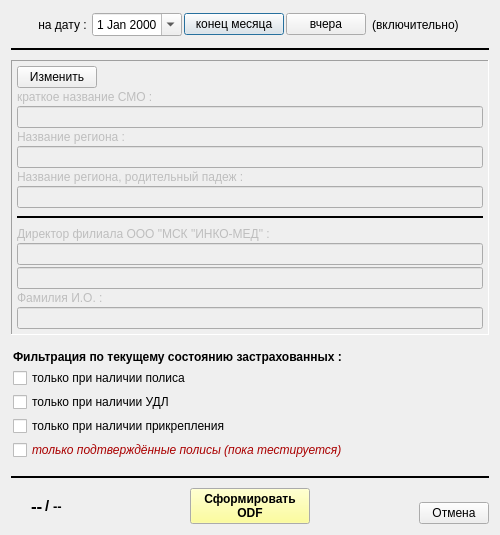
<?xml version="1.0" encoding="UTF-8"?>
<ui version="4.0">
 <class>print_1st_aid_sexage_by_list_wnd</class>
 <widget class="QDialog" name="print_1st_aid_sexage_by_list_wnd">
  <property name="geometry">
   <rect>
    <x>0</x>
    <y>0</y>
    <width>500</width>
    <height>535</height>
   </rect>
  </property>
  <property name="minimumSize">
   <size>
    <width>500</width>
    <height>0</height>
   </size>
  </property>
  <property name="windowTitle">
   <string>Половозрастное и территориальное распределение прикреплённых</string>
  </property>
  <layout class="QVBoxLayout" name="verticalLayout_2">
   <item>
    <layout class="QHBoxLayout" name="horizontalLayout_4">
     <property name="spacing">
      <number>2</number>
     </property>
     <property name="leftMargin">
      <number>2</number>
     </property>
     <property name="topMargin">
      <number>2</number>
     </property>
     <property name="rightMargin">
      <number>2</number>
     </property>
     <property name="bottomMargin">
      <number>2</number>
     </property>
     <item>
      <spacer name="horizontalSpacer_5">
       <property name="orientation">
        <enum>Qt::Horizontal</enum>
       </property>
       <property name="sizeHint" stdset="0">
        <size>
         <width>40</width>
         <height>20</height>
        </size>
       </property>
      </spacer>
     </item>
     <item>
      <widget class="QLabel" name="lab_date_cur">
       <property name="enabled">
        <bool>true</bool>
       </property>
       <property name="text">
        <string>на дату : </string>
       </property>
       <property name="alignment">
        <set>Qt::AlignRight|Qt::AlignTrailing|Qt::AlignVCenter</set>
       </property>
      </widget>
     </item>
     <item>
      <widget class="QDateEdit" name="date_assig">
       <property name="enabled">
        <bool>true</bool>
       </property>
       <property name="minimumSize">
        <size>
         <width>90</width>
         <height>0</height>
        </size>
       </property>
       <property name="alignment">
        <set>Qt::AlignCenter</set>
       </property>
       <property name="calendarPopup">
        <bool>true</bool>
       </property>
      </widget>
     </item>
     <item>
      <widget class="QPushButton" name="bn_first_day">
       <property name="enabled">
        <bool>true</bool>
       </property>
       <property name="minimumSize">
        <size>
         <width>100</width>
         <height>0</height>
        </size>
       </property>
       <property name="text">
        <string>конец месяца</string>
       </property>
      </widget>
     </item>
     <item>
      <widget class="QPushButton" name="bn_date_cur">
       <property name="enabled">
        <bool>true</bool>
       </property>
       <property name="text">
        <string>вчера</string>
       </property>
      </widget>
     </item>
     <item>
      <widget class="QLabel" name="lab_date_cur_2">
       <property name="enabled">
        <bool>true</bool>
       </property>
       <property name="text">
        <string> (включительно) </string>
       </property>
       <property name="alignment">
        <set>Qt::AlignRight|Qt::AlignTrailing|Qt::AlignVCenter</set>
       </property>
      </widget>
     </item>
     <item>
      <spacer name="horizontalSpacer_4">
       <property name="orientation">
        <enum>Qt::Horizontal</enum>
       </property>
       <property name="sizeHint" stdset="0">
        <size>
         <width>40</width>
         <height>20</height>
        </size>
       </property>
      </spacer>
     </item>
    </layout>
   </item>
   <item>
    <widget class="Line" name="line_5">
     <property name="minimumSize">
      <size>
       <width>0</width>
       <height>10</height>
      </size>
     </property>
     <property name="frameShadow">
      <enum>QFrame::Plain</enum>
     </property>
     <property name="lineWidth">
      <number>2</number>
     </property>
     <property name="orientation">
      <enum>Qt::Horizontal</enum>
     </property>
    </widget>
   </item>
   <item>
    <widget class="QFrame" name="frame">
     <property name="enabled">
      <bool>true</bool>
     </property>
     <property name="frameShape">
      <enum>QFrame::Panel</enum>
     </property>
     <property name="frameShadow">
      <enum>QFrame::Sunken</enum>
     </property>
     <layout class="QVBoxLayout" name="verticalLayout">
      <property name="spacing">
       <number>2</number>
      </property>
      <property name="leftMargin">
       <number>5</number>
      </property>
      <property name="topMargin">
       <number>5</number>
      </property>
      <property name="rightMargin">
       <number>5</number>
      </property>
      <property name="bottomMargin">
       <number>5</number>
      </property>
      <item>
       <layout class="QHBoxLayout" name="horizontalLayout_3" stretch="0,0">
        <property name="spacing">
         <number>2</number>
        </property>
        <item>
         <widget class="QPushButton" name="bn_edit">
          <property name="text">
           <string>Изменить</string>
          </property>
          <property name="icon">
           <iconset resource="_inko_pol2_res.qrc">
            <normaloff>:/change.bmp</normaloff>:/change.bmp</iconset>
          </property>
          <property name="checkable">
           <bool>true</bool>
          </property>
         </widget>
        </item>
        <item>
         <spacer name="horizontalSpacer_7">
          <property name="orientation">
           <enum>Qt::Horizontal</enum>
          </property>
          <property name="sizeHint" stdset="0">
           <size>
            <width>40</width>
            <height>20</height>
           </size>
          </property>
         </spacer>
        </item>
       </layout>
      </item>
      <item>
       <widget class="QLabel" name="lab_smo_name">
        <property name="enabled">
         <bool>false</bool>
        </property>
        <property name="minimumSize">
         <size>
          <width>150</width>
          <height>0</height>
         </size>
        </property>
        <property name="text">
         <string>краткое название СМО : </string>
        </property>
        <property name="alignment">
         <set>Qt::AlignLeading|Qt::AlignLeft|Qt::AlignVCenter</set>
        </property>
       </widget>
      </item>
      <item>
       <widget class="QLineEdit" name="ln_smo_name">
        <property name="enabled">
         <bool>false</bool>
        </property>
        <property name="readOnly">
         <bool>false</bool>
        </property>
       </widget>
      </item>
      <item>
       <widget class="QLabel" name="lab_terr_name">
        <property name="enabled">
         <bool>false</bool>
        </property>
        <property name="minimumSize">
         <size>
          <width>150</width>
          <height>0</height>
         </size>
        </property>
        <property name="text">
         <string>Название региона : </string>
        </property>
        <property name="alignment">
         <set>Qt::AlignLeading|Qt::AlignLeft|Qt::AlignVCenter</set>
        </property>
       </widget>
      </item>
      <item>
       <widget class="QLineEdit" name="ln_terr_name">
        <property name="enabled">
         <bool>false</bool>
        </property>
        <property name="readOnly">
         <bool>false</bool>
        </property>
       </widget>
      </item>
      <item>
       <widget class="QLabel" name="lab_terr_name_rp">
        <property name="enabled">
         <bool>false</bool>
        </property>
        <property name="minimumSize">
         <size>
          <width>150</width>
          <height>0</height>
         </size>
        </property>
        <property name="text">
         <string>Название региона, родительный падеж : </string>
        </property>
        <property name="alignment">
         <set>Qt::AlignLeading|Qt::AlignLeft|Qt::AlignVCenter</set>
        </property>
       </widget>
      </item>
      <item>
       <widget class="QLineEdit" name="ln_terr_name_rp">
        <property name="enabled">
         <bool>false</bool>
        </property>
        <property name="readOnly">
         <bool>false</bool>
        </property>
       </widget>
      </item>
      <item>
       <widget class="Line" name="line_6">
        <property name="minimumSize">
         <size>
          <width>0</width>
          <height>15</height>
         </size>
        </property>
        <property name="frameShadow">
         <enum>QFrame::Plain</enum>
        </property>
        <property name="lineWidth">
         <number>2</number>
        </property>
        <property name="orientation">
         <enum>Qt::Horizontal</enum>
        </property>
       </widget>
      </item>
      <item>
       <widget class="QLabel" name="lab_filial_director">
        <property name="enabled">
         <bool>false</bool>
        </property>
        <property name="minimumSize">
         <size>
          <width>150</width>
          <height>0</height>
         </size>
        </property>
        <property name="text">
         <string>Директор филиала ООО &quot;МСК &quot;ИНКО-МЕД&quot; : </string>
        </property>
        <property name="alignment">
         <set>Qt::AlignLeading|Qt::AlignLeft|Qt::AlignVCenter</set>
        </property>
       </widget>
      </item>
      <item>
       <widget class="QLineEdit" name="ln_filial_director">
        <property name="enabled">
         <bool>false</bool>
        </property>
        <property name="readOnly">
         <bool>false</bool>
        </property>
       </widget>
      </item>
      <item>
       <widget class="QLineEdit" name="ln_filial_director_2">
        <property name="enabled">
         <bool>false</bool>
        </property>
        <property name="readOnly">
         <bool>false</bool>
        </property>
       </widget>
      </item>
      <item>
       <widget class="QLabel" name="lab_filial_chif">
        <property name="enabled">
         <bool>false</bool>
        </property>
        <property name="minimumSize">
         <size>
          <width>150</width>
          <height>0</height>
         </size>
        </property>
        <property name="text">
         <string>Фамилия И.О. : </string>
        </property>
        <property name="alignment">
         <set>Qt::AlignLeading|Qt::AlignLeft|Qt::AlignVCenter</set>
        </property>
       </widget>
      </item>
      <item>
       <widget class="QLineEdit" name="ln_filial_chif">
        <property name="enabled">
         <bool>false</bool>
        </property>
        <property name="readOnly">
         <bool>false</bool>
        </property>
       </widget>
      </item>
     </layout>
    </widget>
   </item>
   <item>
    <widget class="Line" name="line_3">
     <property name="minimumSize">
      <size>
       <width>0</width>
       <height>1</height>
      </size>
     </property>
     <property name="lineWidth">
      <number>0</number>
     </property>
     <property name="orientation">
      <enum>Qt::Horizontal</enum>
     </property>
    </widget>
   </item>
   <item>
    <layout class="QGridLayout" name="gridLayout">
     <property name="leftMargin">
      <number>2</number>
     </property>
     <property name="topMargin">
      <number>2</number>
     </property>
     <property name="rightMargin">
      <number>2</number>
     </property>
     <property name="bottomMargin">
      <number>2</number>
     </property>
     <property name="verticalSpacing">
      <number>4</number>
     </property>
     <item row="0" column="0">
      <widget class="QLabel" name="label_4">
       <property name="font">
        <font>
         <weight>75</weight>
         <bold>true</bold>
        </font>
       </property>
       <property name="text">
        <string>Фильтрация по текущему состоянию застрахованных :</string>
       </property>
      </widget>
     </item>
     <item row="3" column="0">
      <widget class="QCheckBox" name="ch_assig">
       <property name="text">
        <string>только при наличии прикрепления</string>
       </property>
       <property name="checked">
        <bool>false</bool>
       </property>
      </widget>
     </item>
     <item row="1" column="0">
      <widget class="QCheckBox" name="ch_polis">
       <property name="text">
        <string>только при наличии полиса</string>
       </property>
       <property name="checked">
        <bool>false</bool>
       </property>
      </widget>
     </item>
     <item row="2" column="0">
      <widget class="QCheckBox" name="ch_udl">
       <property name="text">
        <string>только при наличии УДЛ</string>
       </property>
       <property name="checked">
        <bool>false</bool>
       </property>
      </widget>
     </item>
     <item row="4" column="0">
      <widget class="QCheckBox" name="ch_tfoms">
       <property name="palette">
        <palette>
         <active>
          <colorrole role="WindowText">
           <brush brushstyle="SolidPattern">
            <color alpha="255">
             <red>170</red>
             <green>0</green>
             <blue>0</blue>
            </color>
           </brush>
          </colorrole>
         </active>
         <inactive>
          <colorrole role="WindowText">
           <brush brushstyle="SolidPattern">
            <color alpha="255">
             <red>170</red>
             <green>0</green>
             <blue>0</blue>
            </color>
           </brush>
          </colorrole>
         </inactive>
         <disabled>
          <colorrole role="WindowText">
           <brush brushstyle="SolidPattern">
            <color alpha="255">
             <red>106</red>
             <green>104</green>
             <blue>100</blue>
            </color>
           </brush>
          </colorrole>
         </disabled>
        </palette>
       </property>
       <property name="font">
        <font>
         <italic>true</italic>
        </font>
       </property>
       <property name="text">
        <string>только подтверждённые полисы (пока тестируется)</string>
       </property>
       <property name="checked">
        <bool>false</bool>
       </property>
      </widget>
     </item>
    </layout>
   </item>
   <item>
    <spacer name="verticalSpacer">
     <property name="orientation">
      <enum>Qt::Vertical</enum>
     </property>
     <property name="sizeHint" stdset="0">
      <size>
       <width>20</width>
       <height>55</height>
      </size>
     </property>
    </spacer>
   </item>
   <item>
    <widget class="Line" name="line_4">
     <property name="minimumSize">
      <size>
       <width>0</width>
       <height>10</height>
      </size>
     </property>
     <property name="frameShadow">
      <enum>QFrame::Plain</enum>
     </property>
     <property name="lineWidth">
      <number>2</number>
     </property>
     <property name="orientation">
      <enum>Qt::Horizontal</enum>
     </property>
    </widget>
   </item>
   <item>
    <layout class="QHBoxLayout" name="horizontalLayout">
     <item>
      <widget class="QFrame" name="frame_3">
       <property name="minimumSize">
        <size>
         <width>60</width>
         <height>0</height>
        </size>
       </property>
       <property name="maximumSize">
        <size>
         <width>70</width>
         <height>16777215</height>
        </size>
       </property>
       <property name="frameShape">
        <enum>QFrame::NoFrame</enum>
       </property>
       <property name="frameShadow">
        <enum>QFrame::Plain</enum>
       </property>
       <layout class="QHBoxLayout" name="horizontalLayout_5">
        <property name="spacing">
         <number>2</number>
        </property>
        <property name="leftMargin">
         <number>2</number>
        </property>
        <property name="topMargin">
         <number>2</number>
        </property>
        <property name="rightMargin">
         <number>2</number>
        </property>
        <property name="bottomMargin">
         <number>2</number>
        </property>
        <item>
         <spacer name="horizontalSpacer_6">
          <property name="orientation">
           <enum>Qt::Horizontal</enum>
          </property>
          <property name="sizeHint" stdset="0">
           <size>
            <width>5</width>
            <height>5</height>
           </size>
          </property>
         </spacer>
        </item>
        <item>
         <widget class="QLabel" name="lab_cnt">
          <property name="font">
           <font>
            <pointsize>13</pointsize>
            <weight>75</weight>
            <bold>true</bold>
           </font>
          </property>
          <property name="text">
           <string>--</string>
          </property>
         </widget>
        </item>
        <item>
         <widget class="QLabel" name="label_10">
          <property name="font">
           <font>
            <pointsize>11</pointsize>
            <weight>75</weight>
            <bold>true</bold>
           </font>
          </property>
          <property name="text">
           <string>/</string>
          </property>
         </widget>
        </item>
        <item>
         <widget class="QLabel" name="lab_all">
          <property name="font">
           <font>
            <pointsize>10</pointsize>
            <weight>75</weight>
            <bold>true</bold>
           </font>
          </property>
          <property name="text">
           <string>--</string>
          </property>
         </widget>
        </item>
        <item>
         <spacer name="horizontalSpacer_8">
          <property name="orientation">
           <enum>Qt::Horizontal</enum>
          </property>
          <property name="sizeHint" stdset="0">
           <size>
            <width>5</width>
            <height>5</height>
           </size>
          </property>
         </spacer>
        </item>
       </layout>
      </widget>
     </item>
     <item>
      <spacer name="horizontalSpacer_2">
       <property name="orientation">
        <enum>Qt::Horizontal</enum>
       </property>
       <property name="sizeHint" stdset="0">
        <size>
         <width>40</width>
         <height>20</height>
        </size>
       </property>
      </spacer>
     </item>
     <item>
      <widget class="QPushButton" name="bn_print">
       <property name="minimumSize">
        <size>
         <width>120</width>
         <height>0</height>
        </size>
       </property>
       <property name="palette">
        <palette>
         <active>
          <colorrole role="Button">
           <brush brushstyle="SolidPattern">
            <color alpha="255">
             <red>255</red>
             <green>255</green>
             <blue>127</blue>
            </color>
           </brush>
          </colorrole>
         </active>
         <inactive>
          <colorrole role="Button">
           <brush brushstyle="SolidPattern">
            <color alpha="255">
             <red>255</red>
             <green>255</green>
             <blue>127</blue>
            </color>
           </brush>
          </colorrole>
         </inactive>
         <disabled>
          <colorrole role="Button">
           <brush brushstyle="SolidPattern">
            <color alpha="255">
             <red>255</red>
             <green>255</green>
             <blue>127</blue>
            </color>
           </brush>
          </colorrole>
         </disabled>
        </palette>
       </property>
       <property name="font">
        <font>
         <weight>75</weight>
         <bold>true</bold>
        </font>
       </property>
       <property name="text">
        <string>Сформировать 
ODF</string>
       </property>
      </widget>
     </item>
     <item>
      <spacer name="horizontalSpacer">
       <property name="orientation">
        <enum>Qt::Horizontal</enum>
       </property>
       <property name="sizeHint" stdset="0">
        <size>
         <width>40</width>
         <height>20</height>
        </size>
       </property>
      </spacer>
     </item>
     <item>
      <layout class="QVBoxLayout" name="verticalLayout_3">
       <property name="spacing">
        <number>0</number>
       </property>
       <property name="leftMargin">
        <number>0</number>
       </property>
       <property name="topMargin">
        <number>0</number>
       </property>
       <property name="rightMargin">
        <number>0</number>
       </property>
       <property name="bottomMargin">
        <number>0</number>
       </property>
       <item>
        <spacer name="verticalSpacer_2">
         <property name="orientation">
          <enum>Qt::Vertical</enum>
         </property>
         <property name="sizeHint" stdset="0">
          <size>
           <width>5</width>
           <height>5</height>
          </size>
         </property>
        </spacer>
       </item>
       <item>
        <widget class="QPushButton" name="bn_cansel">
         <property name="minimumSize">
          <size>
           <width>70</width>
           <height>0</height>
          </size>
         </property>
         <property name="maximumSize">
          <size>
           <width>60</width>
           <height>16777215</height>
          </size>
         </property>
         <property name="text">
          <string>Отмена</string>
         </property>
        </widget>
       </item>
      </layout>
     </item>
    </layout>
   </item>
  </layout>
 </widget>
 <resources>
  <include location="_inko_pol2_res.qrc"/>
 </resources>
 <connections/>
</ui>
